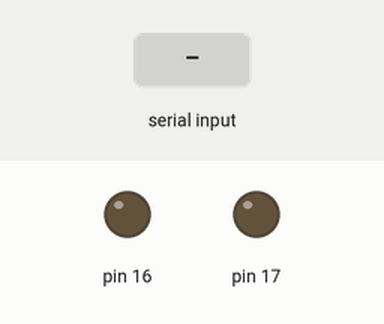
Simulated run of this sketch. Board: Arduino Uno, built with avr-gcc and run on an emulated ATmega328P. On the bench: output pins drawn as LEDs (lit = HIGH). The inputs (shaded band) are chosen by the test bench.

Above: at 1.2 s.
1.3 s: "s" received over Serial
At 1.6 s:
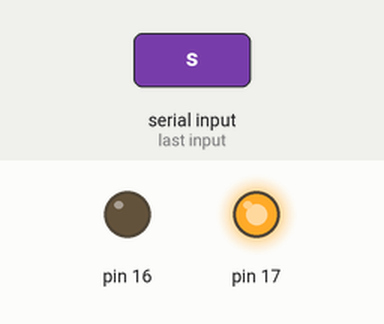
At 2.4 s:
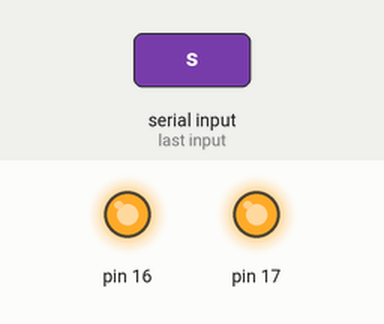
Timing chart, 0 to 4.3 s (numbered marks = the images above; inputs shaded):
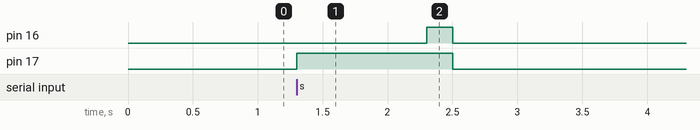

The sketch:

MeShutterTest1.ino
```cpp
// (licence header left out)
#include "MeOrion.h"

// MeShutter module can only be connected to the PORT_3, PORT_4, PORT_6 on Orion board
MeShutter myshutter(PORT6);

void setup()
{
  /* initialize serial communications at 9600 bps */
  Serial.begin(9600);
//        myshutter.focusOn();
//      delay(1000);
//      myshutter.shotOn();
//      delay(200);
//      myshutter.shotOff();
//      myshutter.focusOff();

}

void loop()
{
  if(Serial.available())
  {
    char a = Serial.read();
    if(a == 's')
    {
      myshutter.focusOn();
      delay(1000);
      myshutter.shotOn();
      delay(200);
      myshutter.shotOff();
      myshutter.focusOff();
    }
    if(a == 'f')
    {
      myshutter.focusOn();
      delay(1500);
      myshutter.focusOff();
    }
  }
//
//     myshutter.focusOn();
//      delay(1000);
//      myshutter.shotOn();
//      delay(200);
//      myshutter.shotOff();
//      myshutter.focusOff();
}
```

Measured:
- after the input at 1.3 s, pin 16: LOW → HIGH after 1.0 s, → LOW 0.20 s later; pin 17: LOW → HIGH at once, → LOW 1.2 s later
